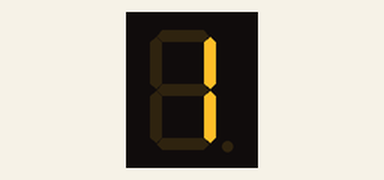
The sketch below on a simulated ESP8266 (NodeMCU). On the bench: 3-digit seven-segment display. Wiring (inferred from the names in the program): MAX7219 LED driver: data D4; clock D2; CS D3.

Above: at 0.05 s.
At 5.03 s:
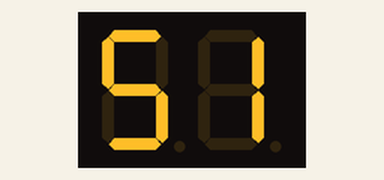
At 10.01 s:
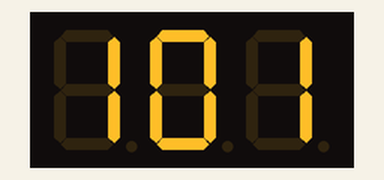
At 19.99 s:
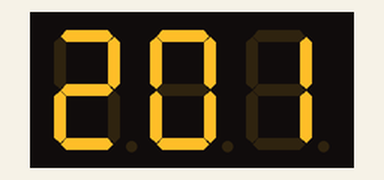
At 29.87 s:
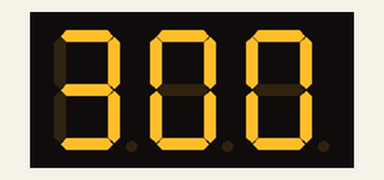
At 39.85 s:
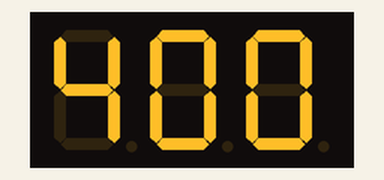

The sketch:

Stopwatch.ino
```cpp
// Geef de start waarden op
#define MAX7219_Data_IN D4
#define MAX7219_Chip_Select  D3
#define MAX7219_Clock D2

byte adr = 0x08;
byte num = 0x00;

int pinStart = D0;
int pinStop = D5;

int buttonStart = 0;
int buttonStop = 0;
int statusButton = 0;

int Time = 0;
int Steps = 0;


void shift(byte send_to_address, byte send_this_data){
  digitalWrite(MAX7219_Chip_Select, LOW);
  shiftOut(MAX7219_Data_IN, MAX7219_Clock, MSBFIRST, send_to_address);
  shiftOut(MAX7219_Data_IN, MAX7219_Clock, MSBFIRST, send_this_data);
  digitalWrite(MAX7219_Chip_Select, HIGH);
}

void setup() {
  Serial.begin(115200);
  pinMode(MAX7219_Data_IN, OUTPUT);
  pinMode(MAX7219_Chip_Select, OUTPUT);
  pinMode(MAX7219_Clock, OUTPUT);
  digitalWrite(MAX7219_Chip_Select, HIGH);

  //Setup
  shift(0x0f, 0x00); // Haal hem uit de test modus
  shift(0x0c, 0x01); // Gebruik de normale stand
  shift(0x0b, 0x07); // Uit hoeveel caracters bestaat het scherm, tussen de 0 en de 7
  shift(0x0a, 0x0f); // Zet het schrem op maximale felte
  shift(0x09, 0xff); // Welke code gaan we gebruiken - CodeB
}

void startTijd(){
  // is de tijd gelijk aan 59sec en 999ste
  if (Steps >= 599){
    // Vehoog de tijd dan met 4000
    // Een zet de stappen op 0
    Time = Time+400;
    Steps = 0;
  }

  Time = Time+1;
  Steps = Steps+1;
}

void loop() {
  startTijd();

  // Vraag de legint van de string op
  String totaaltijd = String(Time,DEC);
  int tijdArray = totaaltijd.length();
  if(tijdArray==8){shift(0x0b, 0x07); adr=0x01;}
  if(tijdArray==7){shift(0x0b, 0x06); adr=0x01;}
  if(tijdArray==6){shift(0x0b, 0x05); adr=0x01;}
  if(tijdArray==5){shift(0x0b, 0x04); adr=0x01;}
  if(tijdArray==4){shift(0x0b, 0x03); adr=0x01;}
  if(tijdArray==3){shift(0x0b, 0x02); adr=0x01;}
  if(tijdArray==2){shift(0x0b, 0x01); adr=0x01;}
  if(tijdArray==1){shift(0x0b, 0x00); adr=0x01;}
  tijdArray = tijdArray-1;

  // Schrijf de cijfers op
  while (tijdArray >= 0){
    if(totaaltijd[tijdArray] == '9'){num = 0x09;}
    if(totaaltijd[tijdArray] == '8'){num = 0x08;}
    if(totaaltijd[tijdArray] == '7'){num = 0x07;}
    if(totaaltijd[tijdArray] == '6'){num = 0x06;}
    if(totaaltijd[tijdArray] == '5'){num = 0x05;}
    if(totaaltijd[tijdArray] == '4'){num = 0x04;}
    if(totaaltijd[tijdArray] == '3'){num = 0x03;}
    if(totaaltijd[tijdArray] == '2'){num = 0x02;}
    if(totaaltijd[tijdArray] == '1'){num = 0x01;}
    if(totaaltijd[tijdArray] == '0'){num = 0x00;}

    shift(adr, num);
    adr=adr+0x01;
    tijdArray = tijdArray-1;
  }

  delay(99);
}
```
